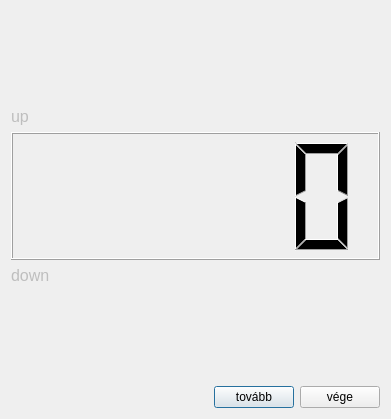
<?xml version="1.0" encoding="UTF-8"?>
<ui version="4.0">
 <class>idleTimeOut</class>
 <widget class="QDialog" name="idleTimeOut">
  <property name="windowModality">
   <enum>Qt::ApplicationModal</enum>
  </property>
  <property name="geometry">
   <rect>
    <x>0</x>
    <y>0</y>
    <width>391</width>
    <height>419</height>
   </rect>
  </property>
  <property name="focusPolicy">
   <enum>Qt::NoFocus</enum>
  </property>
  <property name="windowTitle">
   <string>Figyelmeztetés</string>
  </property>
  <property name="windowIcon">
   <iconset resource="rdpwrp.qrc">
    <normaloff>:/images/off.ico</normaloff>:/images/off.ico</iconset>
  </property>
  <property name="accessibleDescription">
   <string notr="true"/>
  </property>
  <property name="windowFilePath">
   <string notr="true"/>
  </property>
  <property name="modal">
   <bool>true</bool>
  </property>
  <layout class="QVBoxLayout" name="verticalLayout">
   <item>
    <spacer name="verticalSpacer_2">
     <property name="orientation">
      <enum>Qt::Vertical</enum>
     </property>
     <property name="sizeHint" stdset="0">
      <size>
       <width>20</width>
       <height>40</height>
      </size>
     </property>
    </spacer>
   </item>
   <item>
    <widget class="QLabel" name="labelUp">
     <property name="enabled">
      <bool>false</bool>
     </property>
     <property name="font">
      <font>
       <pointsize>12</pointsize>
      </font>
     </property>
     <property name="text">
      <string>up</string>
     </property>
    </widget>
   </item>
   <item>
    <widget class="QLCDNumber" name="lcdNumber">
     <property name="minimumSize">
      <size>
       <width>128</width>
       <height>128</height>
      </size>
     </property>
    </widget>
   </item>
   <item>
    <widget class="QLabel" name="labelDown">
     <property name="enabled">
      <bool>false</bool>
     </property>
     <property name="font">
      <font>
       <pointsize>12</pointsize>
      </font>
     </property>
     <property name="text">
      <string>down</string>
     </property>
    </widget>
   </item>
   <item>
    <spacer name="verticalSpacer">
     <property name="orientation">
      <enum>Qt::Vertical</enum>
     </property>
     <property name="sizeHint" stdset="0">
      <size>
       <width>20</width>
       <height>40</height>
      </size>
     </property>
    </spacer>
   </item>
   <item>
    <layout class="QHBoxLayout" name="horizontalLayout">
     <item>
      <spacer name="horizontalSpacer">
       <property name="orientation">
        <enum>Qt::Horizontal</enum>
       </property>
       <property name="sizeHint" stdset="0">
        <size>
         <width>40</width>
         <height>20</height>
        </size>
       </property>
      </spacer>
     </item>
     <item>
      <widget class="QPushButton" name="contPB">
       <property name="text">
        <string notr="true">tovább</string>
       </property>
      </widget>
     </item>
     <item>
      <widget class="QPushButton" name="endPB">
       <property name="text">
        <string notr="true">vége</string>
       </property>
      </widget>
     </item>
    </layout>
   </item>
  </layout>
 </widget>
 <resources>
  <include location="rdpwrp.qrc"/>
 </resources>
 <connections/>
</ui>
